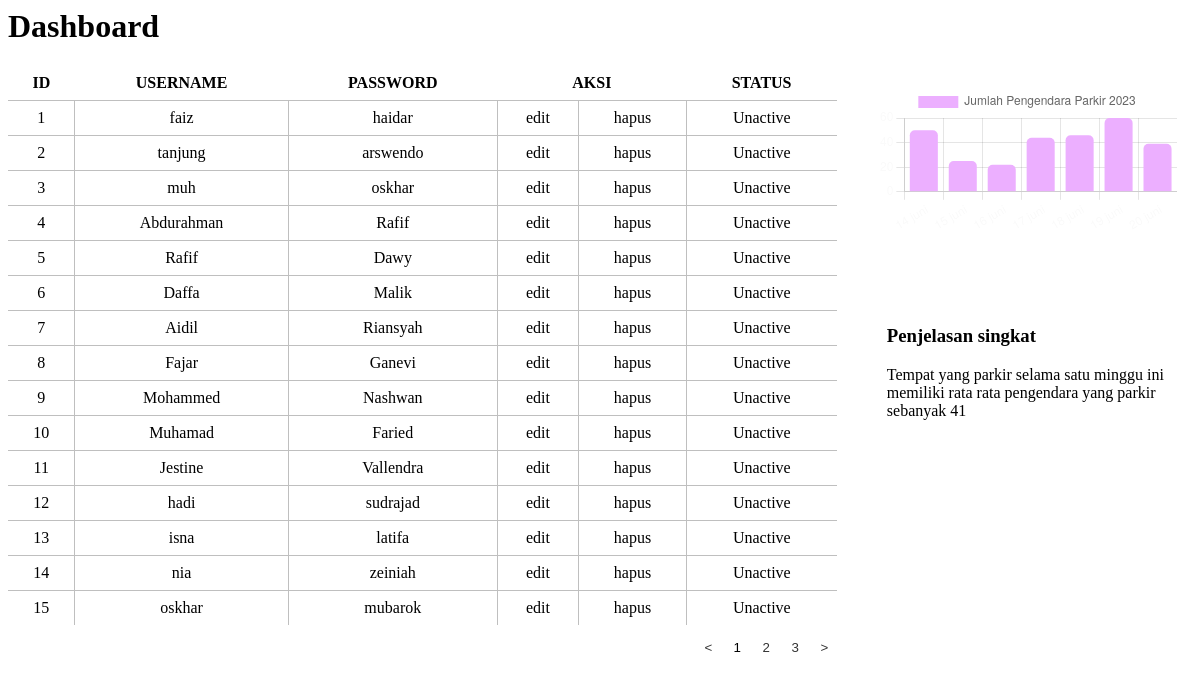
Screenshot of /admin/dashboard.php with the database file from the repository.
### tables this page shows
CREATE TABLE `user` (
  `id` int(11) NOT NULL,
  `username` varchar(100) NOT NULL,
  `password` varchar(100) NOT NULL
);

### admin/dashboard.php (the view, shortened to what this page needs)
<?php
try {
    $search = "";
    $sql = "SELECT * FROM user WHERE username LIKE '%$search%' OR username LIKE '%$search' OR username LIKE '$search%' OR username LIKE '$search'";
    $result = mysqli_query($conn, $sql);
    $len_data = mysqli_num_rows($result);
    $page_tabel = 0;
    $limit = $len_data - ($page_tabel*15) >= 15 ? 15 : $len_data - ($page_tabel*15);
    $pembagian = $len_data/15;
    $sql = "SELECT * FROM user WHERE username LIKE '%$search%' OR username LIKE '%$search' OR username LIKE '$search%' OR username LIKE '$search' LIMIT ".($page_tabel * 15).", ".$limit;
    $result = mysqli_query($conn, $sql);
} catch (\Throwable $er) {
    echo (" (dashboard.php) pesan: " . $er);
}
?>
<link rel="stylesheet" href="style/dashboard.css">
<h1>Dashboard</h1>
<div class="latar">
    <div id="tabel">
        <table>
            <tr style="font-weight:bold;">
                <td>ID</td>
                <td>USERNAME</td>
                <td>PASSWORD</td>
                <td colspan="2">AKSI</td>
                <td>STATUS</td>
            </tr>
            <?php $i = ($page_tabel*15+1); while ($data = mysqli_fetch_assoc($result)): ?>
                <tr>
                    <td style="border-right:1px solid rgba(128, 128, 128, 0.5);"><?= $i; ?></td>
                    <td style="border-right:1px solid rgba(128, 128, 128, 0.5);"><?= $data['username'] ?></td>
                    <td style="border-right:1px solid rgba(128, 128, 128, 0.5);"><?= $data['password'] ?></td>
                    <td style="border-right:1px solid rgba(128, 128, 128, 0.5);"><a href="?page=edituser&username=<?= $data['username'] ?>&password=<?= $data['password'] ?>">edit</a></td>
                    <td style="border-right:1px solid rgba(128, 128, 128, 0.5);"><a href="">hapus</a></td>
                    <td>Unactive</td>
                </tr>
            <?php $i++; endwhile; ?>
        </table>
        <div id="pagination">
            <button><</button>
            <?php for($i = 0; $i < $pembagian; $i++): ?>
                <a href="?limit=<?= $i ?>&search=<?php if (isset($_GET['search'])) echo $_GET['search'] ?>"><button <?php if($page_tabel == $i) echo "id='paginSelected'"; ?>><?= $i+1 ?></button></a>
            <?php endfor; ?>
            <button>></button>
        </div>
    </div>
    <div id="tambahan">
        <div class="grafik">
            <?php
            $result = mysqli_query($conn, "SELECT tanggal,jumlah FROM data_parkir ORDER BY id DESC LIMIT 7");
            $data_grafik = array(
                "label" => [],
                "data" => []
            );
            while ($data = mysqli_fetch_assoc($result)) {
                array_push($data_grafik['data'], $data['jumlah']);
            }
            include "widget/chart_bar.php";
            ?>
        </div>
        <div id="penjelasan">
            <h3>Penjelasan singkat</h3>
            Tempat yang parkir selama satu minggu ini memiliki rata rata pengendara yang parkir sebanyak <?= number_format(array_sum($data_grafik['data'])/7, 0) ?>
        </div>
    </div>
</div>

### style/dashboard.css (style rules this page uses)
.latar { display: grid; grid-template-columns: 70% auto; column-gap: 20px; }
#tabel { border-top-left-radius: 7px; border-top-right-radius: 7px; overflow: hidden; }
table { text-align: center; width: 100%; background-color: var(--w3); border-collapse: collapse; border: 20px solid var(--w3); }
table td { color: var(--w4); padding: 8px; }
table a { color: var(--w5); text-decoration: none; }
table tr:not(:last-child) { border-bottom: 1px solid rgba(128, 128, 128, 0.5); }
#pagination { margin-top: 10px; position: relative; float: right; }
#pagination button { background-color: var(--w1); border-radius: 2px; cursor: pointer; border:none; height: 25px; width: 25px; opacity: 0.8; }
#pagination #paginSelected { opacity: 1; background-color: var(--w5); }
.grafik { background-color: var(--w3); border-radius: 7px; padding: 20px; }
#penjelasan { position: relative; margin-top: 20px; background: var(--w3); padding: 30px; color: var(--w4); border-radius: 7px; }

### rows the page displays
user: username "faiz", password "haidar"
user: username "tanjung", password "arswendo"
user: username "muh", password "oskhar"
user: username "Abdurahman", password "Rafif"
user: username "Rafif", password "Dawy"
user: username "Daffa", password "Malik"
user: username "Aidil", password "Riansyah"
user: username "Fajar", password "Ganevi"
user: username "Mohammed", password "Nashwan"
user: username "Muhamad", password "Faried"
user: username "Jestine", password "Vallendra"
user: username "hadi", password "sudrajad"
user: username "isna", password "latifa"
user: username "nia", password "zeiniah"
user: username "oskhar", password "mubarok"

### other values shown
array_sum($data_grafik['data'])/7 "41"
chart data {{ json_encode($data_bar["label"]) }} ["14 juni","15 juni","16 juni","17 juni","18 juni","19 juni","20 juni"]
chart data {{ json_encode($data_bar["judul"]) }} "Jumlah Pengendara Parkir 2023"
chart data {{ json_encode($data_bar["data"]) }} ["50","25","22","44","46","60","39"]
